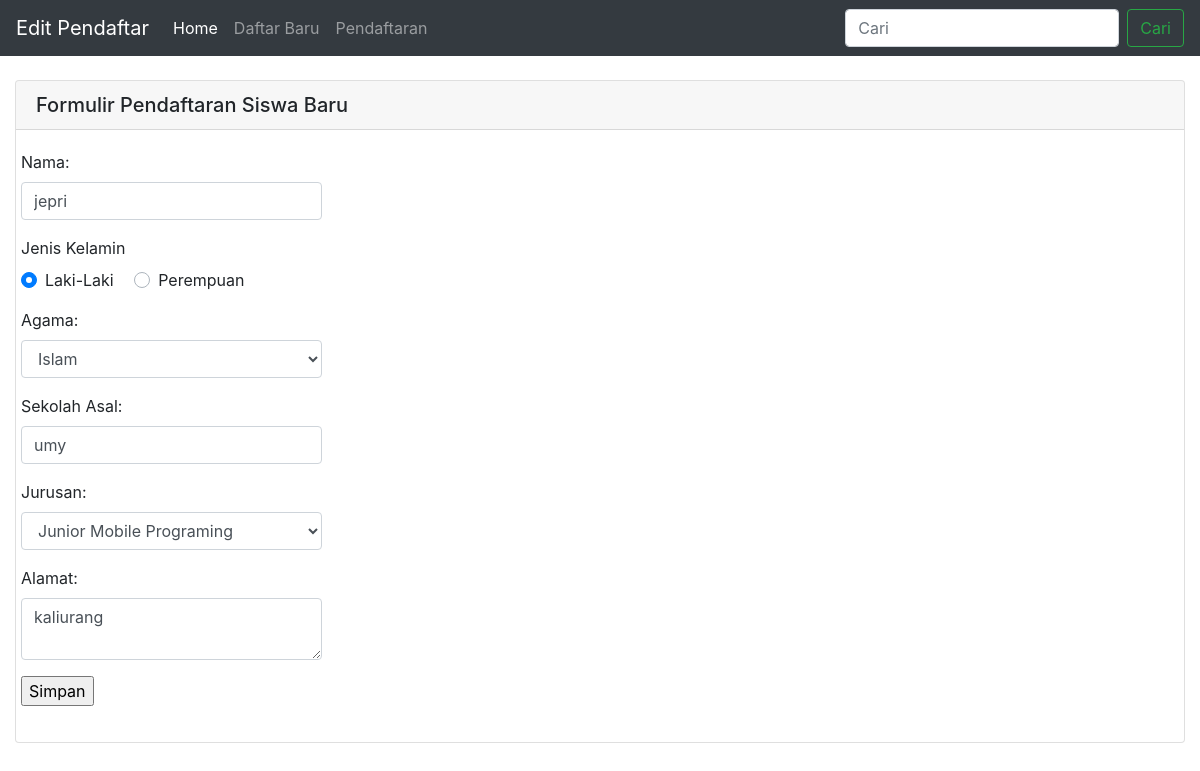
/edit.php?id=5, run on the app's committed database.
### tables this page shows
CREATE TABLE `user` (
  `id` int(11) NOT NULL,
  `nama` varchar(25) NOT NULL,
  `alamat` varchar(25) NOT NULL,
  `jenis_kelamin` varchar(25) NOT NULL,
  `agama` varchar(25) NOT NULL,
  `asal_sklh` varchar(25) NOT NULL,
  `jurusan` varchar(25) NOT NULL
);

### edit.php (the view, shortened to what this page needs)
<?php
include("koneksi.php");
$id = $_GET['id'];
$sql = "SELECT * FROM user WHERE id=$id";
$query = mysqli_query($db, $sql);
$siswa = mysqli_fetch_assoc($query);
?>
<!DOCTYPE html>
<html>
<head>
    <link rel="stylesheet" href="css/bootstrap.css">
</head>
<body>
	<nav class="navbar navbar-expand-lg navbar-dark bg-dark">
<a class="navbar-brand" href="#">Edit Pendaftar</a>
<div class="collapse navbar-collapse" id="navbarSupportedContent">
	<ul class="navbar-nav mr-auto">
		<li class="nav-item active">
			<a class="nav-link" href="#">Home <span class="sr-only">(current)</span></a>
		</li>
		<li class="nav-item">
			<a class="nav-link" href="daftar.php">Daftar Baru</a>
		</li>
		<li class="nav-item">
			<a class="nav-link " href="cekpendaftar.php" tabindex="-1" aria-disabled="true">Pendaftaran</a>
		</li>
	</ul>
	<form class="form-inline my-2 my-lg-0">
		<input class="form-control mr-sm-2" type="search" placeholder="Cari" aria-label="Cari">
		<button class="btn btn-outline-success my-2 my-sm-0" type="submit">Cari</button>
	</form>
</div>
</nav>
<br>
<div class="container-fluid">
	<div class="content-wrapper">
		<div class="card">
			<h5 class="card-header">Formulir Pendaftaran Siswa Baru</h5>
			<div class="card-body">
				<div class="row">
	<form action="proses_edit.php" method="POST">
			<div class="form-group">
			<label for="nama">Nama: </label>
			<input type="text" name="nama" placeholder="nama lengkap" class="form-control" value="<?php echo $siswa['nama'] ?>" />
			</div>
		<div class="form-group">
                                <label>Jenis Kelamin</label><br>
                                <div class="custom-control custom-radio custom-control-inline">
                                    <label class="custom-control-label" for="customRadioInline1">Laki-Laki</label>
                                </div>
                                <div class="custom-control custom-radio custom-control-inline">
                                    <label class="custom-control-label" for="customRadioInline2">Perempuan</label>
                                </div>
         </div>
		<p>
			<label for="agama">Agama: </label>
			<?php $agama = $siswa['agama']; ?>
			<select name="agama" class="form-control">
				<option <?php echo ($agama == 'Islam') ? "selected": "" ?>>Islam</option>
			</select>
		</p>
		<p>
			<label for="sekolah_asal">Sekolah Asal: </label>
			<input type="text" class="form-control" name="asal_sklh" placeholder="nama sekolah" value="<?php echo $siswa['asal_sklh'] ?>" />
		</p>
		<p>
			<label for="jurusan">Jurusan: </label>
			<?php $jurusan = $siswa['jurusan']; ?>
			<select name="jurusan" class="form-control">
			        <option value="Junior Mobile Programing"<?=$jurusan == 'Junior Mobile Programing'?'selected':''?>> Junior Mobile Programing</option>
			      </select>
		</p>
		<p>
			<label for="alamat">Alamat: </label>
			<textarea name="alamat"  class="form-control" ><?php echo $siswa['alamat'] ?></textarea>
		</p>
		<p>
			<input type="submit" value="Simpan" name="simpan" />
		</p>
	</form>
	</div>
                </div>
            </div>
        </div>
    </div>
	</body>
</html>

### data on the page
user: nama "jepri", agama "Islam", asal_sklh "umy", jurusan "Junior Mobile Programing", alamat "kaliurang"
